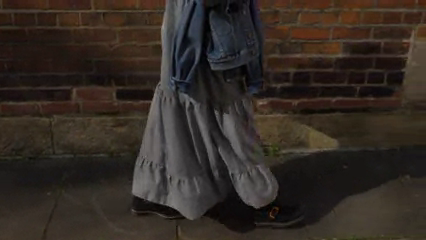
#> input picture frame 56 of data/video/210331_01_Oxford City_4k_050_preview.webm, 426 x 240 px
$ python descriptor.py
#> lines starting #> are read from the running program, lines starting #| are printed output that depends on the picture
import cv2

global currFrame, lastFrame
source = "210331_01_Oxford City_4k_050_preview.webm"
cap = cv2.VideoCapture(source)
ret, currFrame = cap.read()
#> currFrame is the input picture: shape (240, 426, 3); mean B, G, R 36.3, 42.7, 50.9

while True:
    ret, frame = cap.read()
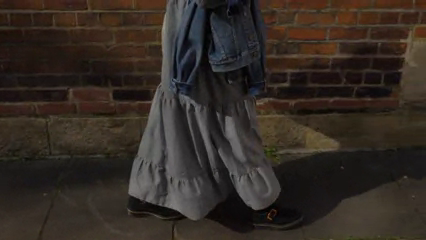
#> input picture frame 57 of data/video/210331_01_Oxford City_4k_050_preview.webm, 426 x 240 px
#> frame is the input picture: shape (240, 426, 3); mean B, G, R 36.5, 43, 51.4
    lastFrame = currFrame
    currFrame = frame

    #convert to grayscale
    lastGrayFr = cv2.cvtColor(lastFrame,cv2.COLOR_BGR2GRAY)
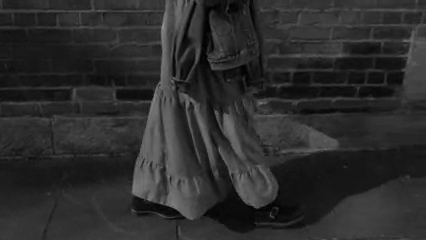
#> lastGrayFr: shape (240, 426); min 0, max 148, mean 44.4
    currGrayFr = cv2.cvtColor(currFrame, cv2.COLOR_BGR2GRAY)
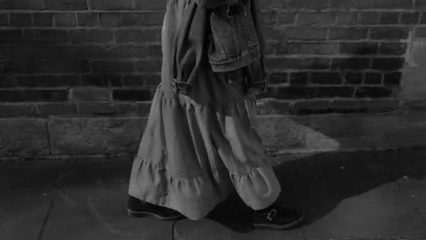
#> currGrayFr: shape (240, 426); min 0, max 149, mean 44.8

    #initialize ORB detector
    orb = cv2.ORB_create()

    #detect keypoints and descriptors
    im1Kps, im1Desc = orb.detectAndCompute(lastGrayFr,None)
#> im1Kps = 333 keypoints; strongest (x, y, size): (190, 103, 31), (188, 103, 31), (191, 100, 31), (191, 103, 37.2)
    im2Kps, im2Desc = orb.detectAndCompute(currGrayFr,None)
#> im2Kps = 368 keypoints; strongest (x, y, size): (191, 105, 31), (149, 104, 31), (175, 77, 31), (191, 104, 37.2)

    #matching
    matcher = cv2.BFMatcher()
    matches = matcher.match(im1Desc,im2Desc)
#> matches = 333 matches
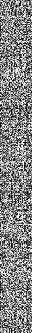
#> im1Desc: shape (333, 32); min 0, max 255, mean 132.6

    final_img = cv2.drawMatches(lastFrame,im1Kps,currFrame,im2Kps, matches[:20],None)
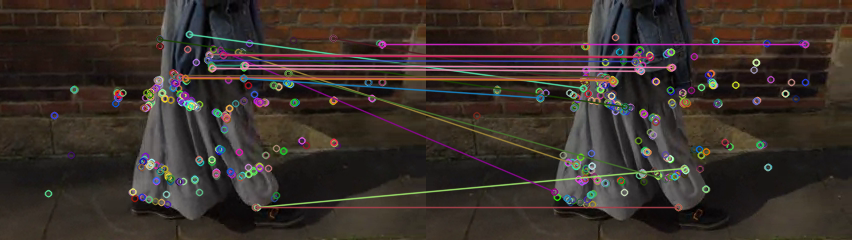
#> final_img: shape (240, 852, 3); mean B, G, R 42.9, 48.6, 58.5
    final_img = cv2.resize(final_img, (1000,650))
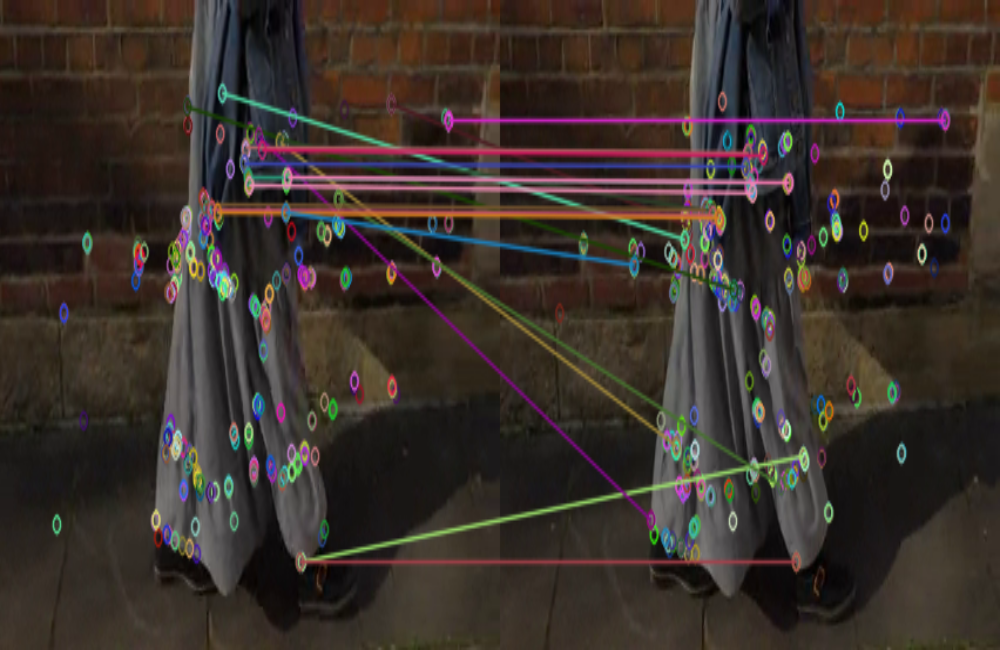
#> final_img: shape (650, 1000, 3); mean B, G, R 42.8, 48.5, 58.3

    # Show the final image
    cv2.imshow("Matches", final_img)
    cv2.waitKey(3000)

    #cv2.imshow('windowName',frame)
    if cv2.waitKey(1) & 0xFF == ord('q'):
#> (key q is pressed here)
        break
    cap.release()
    cv2.destroyAllWindows()

$ run again, starting later in the video
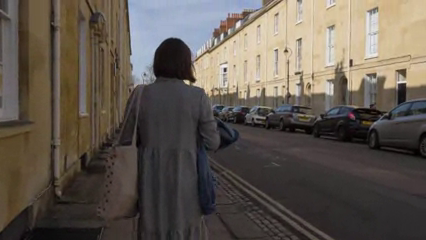
#> input picture frame 253 of data/video/210331_01_Oxford City_4k_050_preview.webm, 426 x 240 px
#> currFrame is the input picture: shape (240, 426, 3); mean B, G, R 80.2, 88.8, 97.1
#> `lastGrayFr = cv2.cvtColor(lastFrame,cv2.COLOR_BGR2GRAY)`:
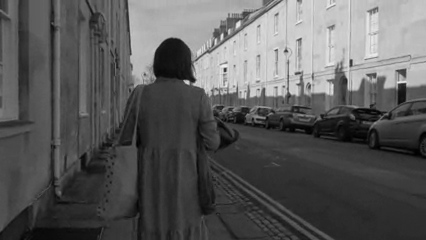
#> lastGrayFr: shape (240, 426); min 0, max 241, mean 90.2
#> im1Kps = 457 keypoints; strongest (x, y, size): (225, 68, 31), (186, 82, 37.2), (185, 81, 31), (187, 83, 31)
#> im2Kps = 457 keypoints; strongest (x, y, size): (225, 69, 31), (190, 78, 53.6), (185, 81, 31), (187, 83, 31)
#> matches = 457 matches
#> `final_img = cv2.resize(final_img, (1000,650))`:
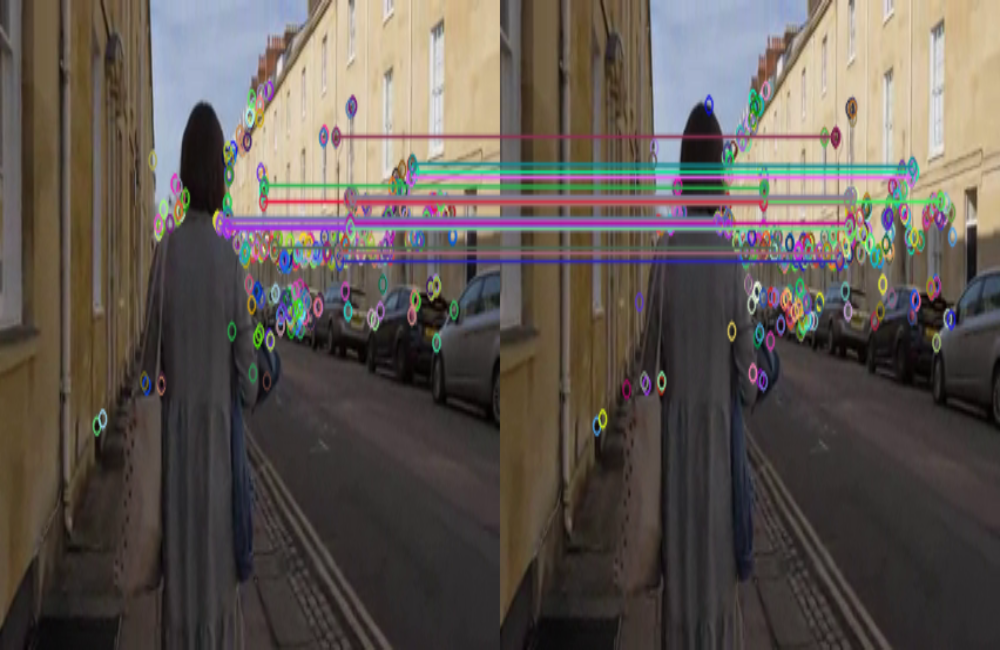
#> final_img: shape (650, 1000, 3); mean B, G, R 82.2, 88.1, 95.8

$ run again, starting later in the video
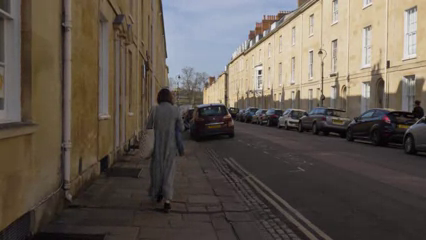
#> input picture frame 450 of data/video/210331_01_Oxford City_4k_050_preview.webm, 426 x 240 px
#> currFrame is the input picture: shape (240, 426, 3); mean B, G, R 80.2, 89.2, 98.5
#> `lastGrayFr = cv2.cvtColor(lastFrame,cv2.COLOR_BGR2GRAY)`:
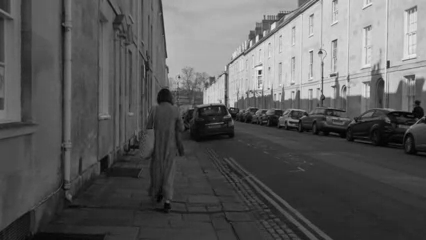
#> lastGrayFr: shape (240, 426); min 1, max 241, mean 90.9
#> im1Kps = 463 keypoints; strongest (x, y, size): (259, 71, 31), (223, 103, 31), (388, 62, 31), (222, 102, 37.2)
#> im2Kps = 465 keypoints; strongest (x, y, size): (259, 71, 31), (223, 103, 31), (388, 62, 31), (222, 102, 37.2)
#> matches = 463 matches
#> `final_img = cv2.resize(final_img, (1000,650))`:
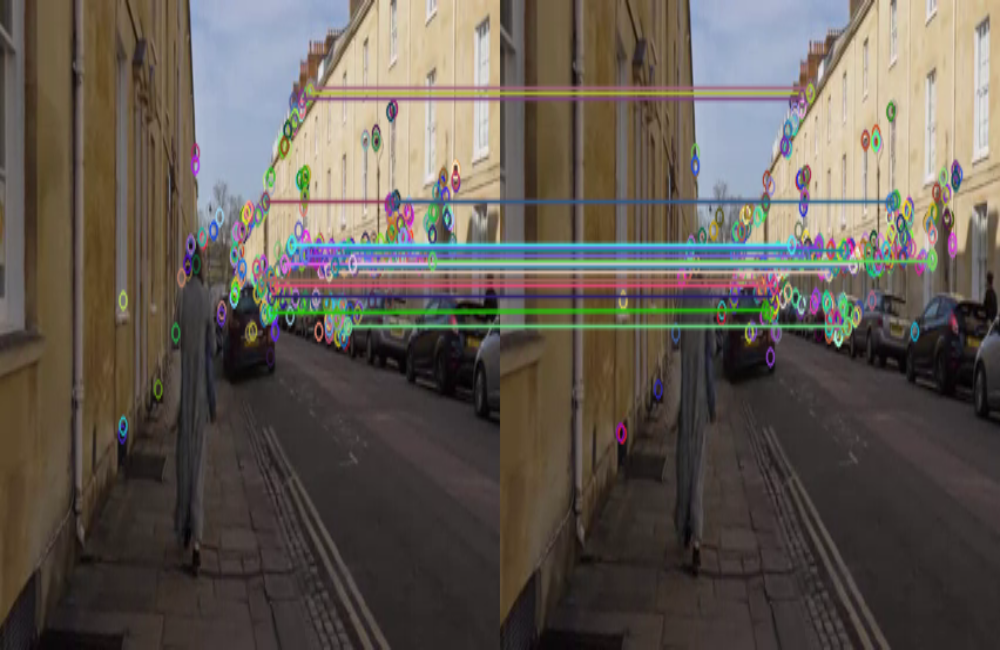
#> final_img: shape (650, 1000, 3); mean B, G, R 82.7, 90.5, 98
